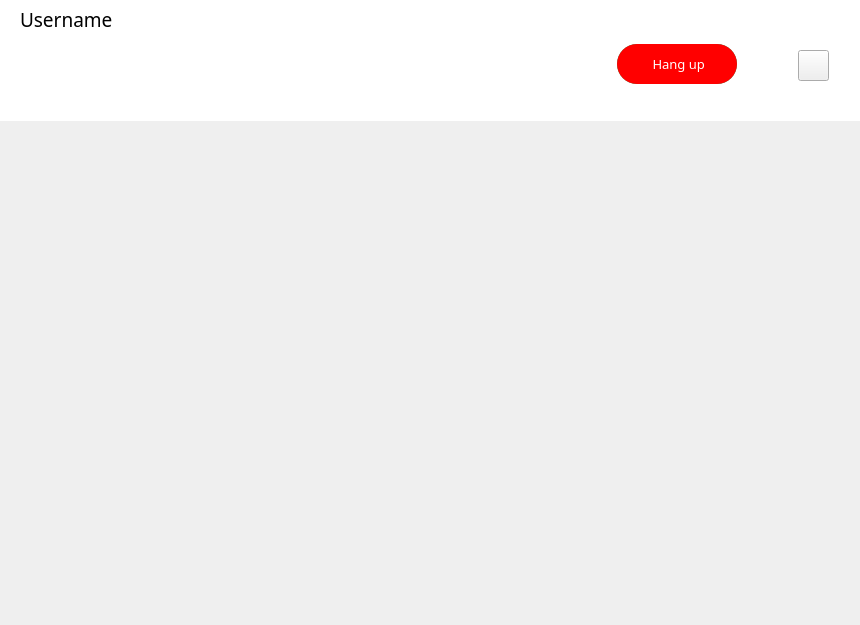
<?xml version="1.0" encoding="UTF-8"?>
<ui version="4.0">
 <class>callItem</class>
 <widget class="QWidget" name="callItem">
  <property name="geometry">
   <rect>
    <x>0</x>
    <y>0</y>
    <width>860</width>
    <height>625</height>
   </rect>
  </property>
  <property name="font">
   <font>
    <pointsize>12</pointsize>
   </font>
  </property>
  <property name="cursor">
   <cursorShape>ArrowCursor</cursorShape>
  </property>
  <property name="windowTitle">
   <string>Form</string>
  </property>
  <widget class="QLabel" name="label">
   <property name="geometry">
    <rect>
     <x>0</x>
     <y>0</y>
     <width>860</width>
     <height>121</height>
    </rect>
   </property>
   <property name="styleSheet">
    <string notr="true">background-color: white;</string>
   </property>
   <property name="text">
    <string/>
   </property>
  </widget>
  <widget class="QLabel" name="label_2">
   <property name="geometry">
    <rect>
     <x>20</x>
     <y>42</y>
     <width>71</width>
     <height>71</height>
    </rect>
   </property>
   <property name="text">
    <string/>
   </property>
   <property name="pixmap">
    <pixmap>:/Form/Images/Form/user.png</pixmap>
   </property>
   <property name="scaledContents">
    <bool>false</bool>
   </property>
  </widget>
  <widget class="QLabel" name="label_3">
   <property name="geometry">
    <rect>
     <x>20</x>
     <y>4</y>
     <width>221</width>
     <height>31</height>
    </rect>
   </property>
   <property name="font">
    <font>
     <family>Montserrat</family>
     <pointsize>14</pointsize>
    </font>
   </property>
   <property name="text">
    <string>Username</string>
   </property>
  </widget>
  <widget class="QPushButton" name="pushButton">
   <property name="geometry">
    <rect>
     <x>798</x>
     <y>50</y>
     <width>31</width>
     <height>31</height>
    </rect>
   </property>
   <property name="font">
    <font>
     <family>Montserrat</family>
     <pointsize>22</pointsize>
    </font>
   </property>
   <property name="cursor">
    <cursorShape>PointingHandCursor</cursorShape>
   </property>
   <property name="styleSheet">
    <string notr="true">#pushButton
{

background: none;
border-image: url(:/Form/Images/Form/minus.png);
}

#pushButton:hover
{
	border-image: url(:/Form/Images/Form/minusRevert.png);
}</string>
   </property>
   <property name="text">
    <string/>
   </property>
  </widget>
  <widget class="QPushButton" name="pushButton_2">
   <property name="geometry">
    <rect>
     <x>617</x>
     <y>44</y>
     <width>120</width>
     <height>40</height>
    </rect>
   </property>
   <property name="font">
    <font>
     <family>Montserrat</family>
     <pointsize>10</pointsize>
     <weight>50</weight>
     <italic>false</italic>
     <bold>false</bold>
    </font>
   </property>
   <property name="cursor">
    <cursorShape>PointingHandCursor</cursorShape>
   </property>
   <property name="styleSheet">
    <string notr="true">#pushButton_2
{
background-color: #00B96E;
border-radius: 20px;
font: 10pt &quot;Montserrat&quot;;
color: white;
}

#pushButton_2:hover
{
	background-color: rgb(30, 233, 115);
}</string>
   </property>
   <property name="text">
    <string>  Call</string>
   </property>
   <property name="icon">
    <iconset>
     <normaloff>:/Form/Images/Form/phone-call.png</normaloff>:/Form/Images/Form/phone-call.png</iconset>
   </property>
   <property name="iconSize">
    <size>
     <width>18</width>
     <height>18</height>
    </size>
   </property>
  </widget>
  <widget class="QLabel" name="label_4">
   <property name="geometry">
    <rect>
     <x>250</x>
     <y>0</y>
     <width>211</width>
     <height>121</height>
    </rect>
   </property>
   <property name="text">
    <string/>
   </property>
   <property name="scaledContents">
    <bool>false</bool>
   </property>
  </widget>
  <widget class="QPushButton" name="hangoutButton">
   <property name="enabled">
    <bool>true</bool>
   </property>
   <property name="geometry">
    <rect>
     <x>617</x>
     <y>44</y>
     <width>120</width>
     <height>40</height>
    </rect>
   </property>
   <property name="font">
    <font>
     <family>Montserrat</family>
     <pointsize>10</pointsize>
     <weight>50</weight>
     <italic>false</italic>
     <bold>false</bold>
    </font>
   </property>
   <property name="cursor">
    <cursorShape>PointingHandCursor</cursorShape>
   </property>
   <property name="styleSheet">
    <string notr="true">#hangoutButton
{
background-color: rgb(255, 0, 0);
border-radius: 20px;
font: 10pt &quot;Montserrat&quot;;
color: white;
}

#hangoutButton:hover
{
	background-color: rgb(255, 83, 83);
}</string>
   </property>
   <property name="text">
    <string> Hang up</string>
   </property>
   <property name="icon">
    <iconset>
     <normaloff>:/Form/Images/Form/end-call.png</normaloff>:/Form/Images/Form/end-call.png</iconset>
   </property>
   <property name="iconSize">
    <size>
     <width>18</width>
     <height>18</height>
    </size>
   </property>
  </widget>
  <widget class="QLabel" name="time">
   <property name="geometry">
    <rect>
     <x>430</x>
     <y>54</y>
     <width>121</width>
     <height>20</height>
    </rect>
   </property>
   <property name="font">
    <font>
     <family>Montserrat</family>
     <pointsize>16</pointsize>
    </font>
   </property>
   <property name="styleSheet">
    <string notr="true">qproperty-alignment: AlignCenter;
</string>
   </property>
   <property name="text">
    <string/>
   </property>
  </widget>
 </widget>
 <resources/>
 <connections/>
</ui>
